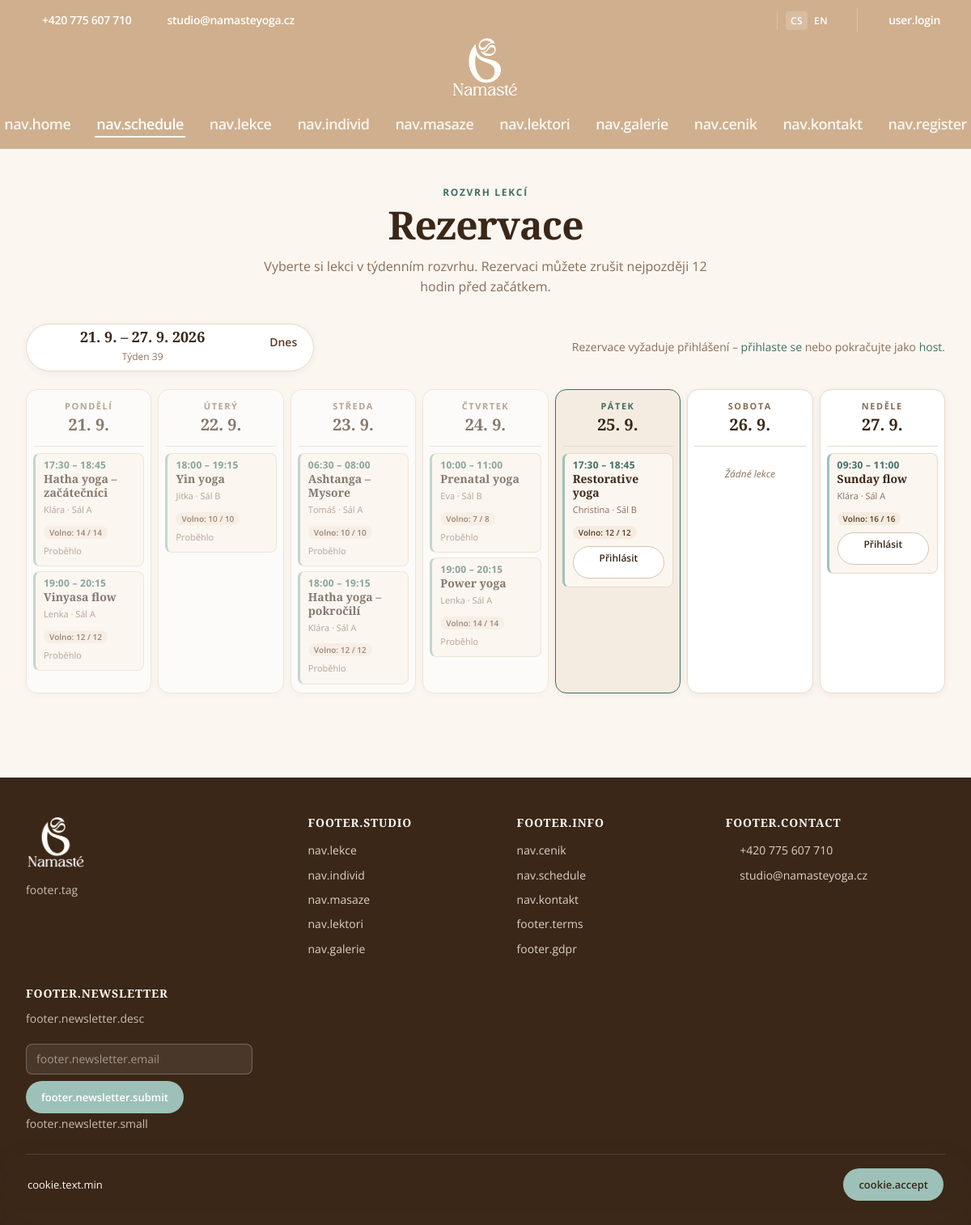
/rezervace.php, run on the app's committed database.
### tables this page shows
CREATE TABLE IF NOT EXISTS `ny_classes` (
  `id`           INT UNSIGNED NOT NULL AUTO_INCREMENT,
  `name`         VARCHAR(190) NOT NULL,
  `description`  TEXT DEFAULT NULL,
  `teacher`      VARCHAR(120) NOT NULL,
  `capacity`     INT UNSIGNED NOT NULL DEFAULT 12,
  `day_of_week`  TINYINT UNSIGNED NOT NULL,  
  `start_time`   TIME NOT NULL,
  `end_time`     TIME NOT NULL,
  `room`         VARCHAR(120) DEFAULT NULL,
  `active`       TINYINT(1) NOT NULL DEFAULT 1,
  PRIMARY KEY (`id`),
  KEY `day_of_week` (`day_of_week`)
);

### config.php (called while the page is built)
<?php
return [
    'db' => [
        'host'    => 'md428.wedos.net',
        'port'    => 3306,
        'name'    => 'd210718_ny',
        'user'    => 'a210718_ny',
        'pass'    => 'KGLXeQWv',
        'charset' => 'utf8mb4',
    ],
    'app' => [
        'name'         => 'Namasté Yoga – Rezervace',
        'timezone'     => 'Europe/Prague',
        'wp_users_tbl' => 'w8dEp_users',
    ],
];

### src/db.php (called while the page is built, shortened)
<?php
function ny_config(): array {
    static $cfg = null;
    if ($cfg === null) {
        $cfg = require __DIR__ . '/../config.php';
    }
    return $cfg;
}
function ny_db(): PDO {
    static $pdo = null;
    if ($pdo !== null) {
        return $pdo;
    }
    $c = ny_config()['db'];
    $dsn = sprintf(
        'mysql:host=%s;port=%d;dbname=%s;charset=%s',
        $c['host'], (int)$c['port'], $c['name'], $c['charset']
    );
    $pdo = new PDO($dsn, $c['user'], $c['pass'], [
        PDO::ATTR_ERRMODE            => PDO::ERRMODE_EXCEPTION,
        PDO::ATTR_DEFAULT_FETCH_MODE => PDO::FETCH_ASSOC,
        PDO::ATTR_EMULATE_PREPARES   => false,
    ]);
    return $pdo;
}

### rezervace.php (the view, shortened to what this page needs)
<?php
require __DIR__ . '/src/layout.php';
$today   = new DateTimeImmutable('today');
$weekArg = $_GET['week'] ?? null;
$monday  = ny_week_start(is_string($weekArg) ? $weekArg : null);
$sunday  = $monday->modify('+6 days');
$prevWeek = $monday->modify('-7 days')->format('Y-m-d');
$nextWeek = $monday->modify('+7 days')->format('Y-m-d');
$pdo = ny_db();
$classes = $pdo->query(
    'SELECT * FROM ny_classes WHERE active = 1 ORDER BY day_of_week, start_time'
)->fetchAll();
$weekStart = $monday->format('Y-m-d');
$weekEnd   = $sunday->format('Y-m-d');
$countsStmt = $pdo->prepare(
    "SELECT class_id, class_date, COUNT(*) AS n
       FROM ny_reservations
      WHERE status = 'booked' AND class_date BETWEEN ? AND ?
      GROUP BY class_id, class_date"
);
$countsStmt->execute([$weekStart, $weekEnd]);
$counts = [];
foreach ($countsStmt as $r) {
    $counts[$r['class_id'] . '|' . $r['class_date']] = (int)$r['n'];
}
$mine = [];
$user = ny_current_user();
function ny_category(string $name): string {
    $n = mb_strtolower($name);
    return 'yoga';
}
$daysCz = [1 => 'Pondělí', 2 => 'Úterý', 3 => 'Středa', 4 => 'Čtvrtek', 5 => 'Pátek', 6 => 'Sobota', 7 => 'Neděle'];
$weekIsoNum = (int)$monday->format('W');
?>
<section class="section-title-block">
    <div class="eyebrow">Rozvrh lekcí</div>
    <h1 class="page-title">Rezervace</h1>
    <p class="page-lead">
        Vyberte si lekci v týdenním rozvrhu. Rezervaci můžete zrušit nejpozději 12 hodin před začátkem.
    </p>
</section>
<div class="schedule-toolbar">
    <div class="week-nav" role="navigation" aria-label="Navigace týdnem">
        <a href="?week=<?= e($prevWeek) ?>" aria-label="Předchozí týden"><?= ny_icon('chevron-left', 16) ?></a>
        <div class="range">
            <strong><?= e($monday->format('j. n.')) ?> – <?= e($sunday->format('j. n. Y')) ?></strong>
            <small>Týden <?= $weekIsoNum ?></small>
        </div>
        <a href="?week=<?= e($nextWeek) ?>" aria-label="Následující týden"><?= ny_icon('chevron-right', 16) ?></a>
        <a href="?">Dnes</a>
    </div>
    <?php if (!$user): ?>
        <span class="hint">
            Rezervace vyžaduje přihlášení – <a href="login.php">přihlaste se</a> nebo pokračujte jako <a href="login.php#guest">host</a>.
        </span>
    <?php endif; ?>
</div>
<div class="week-grid">
<?php for ($d = 1; $d <= 7; $d++):
    $date       = $monday->modify('+' . ($d - 1) . ' days');
    $dateStr    = $date->format('Y-m-d');
    $isPast     = $date < $today;
    $isToday    = $date == $today;
    $dayClasses = array_values(array_filter($classes, fn($c) => (int)$c['day_of_week'] === $d));
?>
    <section class="day <?= $isPast ? 'is-past' : '' ?> <?= $isToday ? 'is-today' : '' ?>">
        <header class="day-head">
            <div class="day-name"><?= e($daysCz[$d]) ?></div>
            <div class="day-date"><?= e($date->format('j. n.')) ?></div>
        </header>
        <div class="day-slots">
        <?php if (!$dayClasses): ?>
            <div class="day-empty">Žádné lekce</div>
        <?php else: foreach ($dayClasses as $c):
            $key      = $c['id'] . '|' . $dateStr;
            $taken    = $counts[$key] ?? 0;
            $capacity = (int)$c['capacity'];
            $left     = max(0, $capacity - $taken);
            $booked   = isset($mine[$key]);
            $cat      = ny_category((string)$c['name']);
        ?>
            <article class="class-card <?= $left === 0 ? 'is-full' : '' ?>" data-cat="<?= e($cat) ?>">
                <div class="time"><?= e(substr($c['start_time'], 0, 5)) ?> – <?= e(substr($c['end_time'], 0, 5)) ?></div>
                <div class="title"><?= e($c['name']) ?></div>
                <div class="meta">
                    <?= e($c['teacher']) ?><?php if ($c['room']): ?> · <?= e($c['room']) ?><?php endif; ?>
                </div>
                <div class="row">
                    <?php if ($booked): ?>
                        <span class="badge badge-success"><span class="dot"></span>Rezervováno</span>
                    <?php elseif ($left === 0): ?>
                        <span class="badge badge-danger">Obsazeno</span>
                    <?php else: ?>
                        <span class="badge">Volno: <?= $left ?> / <?= $capacity ?></span>
                    <?php endif; ?>
                    <?php if ($isPast): ?>
                        <span class="hint">Proběhlo</span>
                    <?php endif; ?>
                </div>
                <?php if (!$user && !$isPast): ?>
                    <a class="btn btn-secondary btn-sm class-card-login" href="login.php?class_date=<?= e($dateStr) ?>">Přihlásit</a>
                <?php endif; ?>
            </article>
        <?php endforeach; endif; ?>
        </div>
    </section>
<?php endfor; ?>
</div>

### data on the page
ny_classes: start_time "17:30", end_time "18:45", name "Hatha yoga – začátečníci", teacher "Klára", room "Sál A", capacity "14", shows "Proběhlo"
ny_classes: start_time "19:00", end_time "20:15", name "Vinyasa flow", teacher "Lenka", room "Sál A", capacity "12", shows "Proběhlo"
ny_classes: start_time "18:00", end_time "19:15", name "Yin yoga", teacher "Jitka", room "Sál B", capacity "10", shows "Proběhlo"
ny_classes: start_time "06:30", end_time "08:00", name "Ashtanga – Mysore", teacher "Tomáš", room "Sál A", capacity "10", shows "Proběhlo"
ny_classes: start_time "18:00", end_time "19:15", name "Hatha yoga – pokročilí", teacher "Klára", room "Sál A", capacity "12", shows "Proběhlo"
ny_classes: start_time "10:00", end_time "11:00", name "Prenatal yoga", teacher "Eva", room "Sál B", left "7", capacity "8", shows "Proběhlo"
ny_classes: start_time "19:00", end_time "20:15", name "Power yoga", teacher "Lenka", room "Sál A", capacity "14", shows "Proběhlo"
ny_classes: start_time "17:30", end_time "18:45", name "Restorative yoga", teacher "Christina", room "Sál B", capacity "12"
ny_classes: start_time "09:30", end_time "11:00", name "Sunday flow", teacher "Klára", room "Sál A", capacity "16"

### other printed values
$phone "+420 775 607 710"
$lc "CS"
$lc "EN"
t('user.login') "user.login"
t('nav.home') "nav.home"
t('nav.schedule') "nav.schedule"
t('nav.lekce') "nav.lekce"
t('nav.individ') "nav.individ"
t('nav.masaze') "nav.masaze"
t('nav.lektori') "nav.lektori"
t('nav.galerie') "nav.galerie"
t('nav.cenik') "nav.cenik"
t('nav.kontakt') "nav.kontakt"
t('nav.register') "nav.register"
$monday->format('j. n.') "21. 9."
